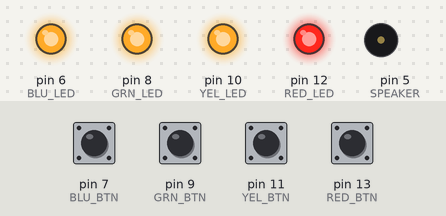
This sketch was run on a simulated Arduino Uno, built with avr-gcc and run on an emulated ATmega328P. Shown: output pins drawn as LEDs (lit = HIGH), buzzer (waves = sounding). Dashed ring = blinking. Inputs (shaded band) come from the test bench; at power-on: pin 7 (BLU_BTN), pin 9 (GRN_BTN), pin 11 (YEL_BTN), pin 13 (RED_BTN) HIGH. Random numbers use the default seed unless the sketch sets one.

Above: at 1.2 s.
1.3 s: pin 7 (BLU_BTN) pulled LOW for 0.15 s
At 2.2 s:
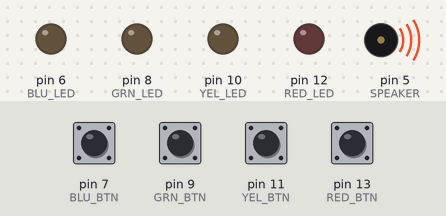
4.4 s: pin 9 (GRN_BTN) pulled LOW for 0.15 s
At 6.2 s:
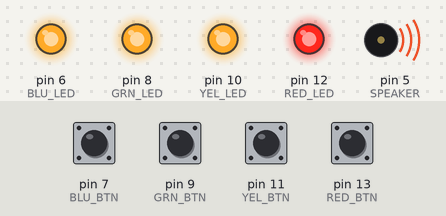
7.5 s: pin 11 (YEL_BTN) pulled LOW for 0.15 s
At 10.0 s:
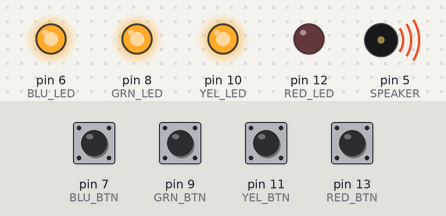
10.6 s: pin 13 (RED_BTN) pulled LOW for 0.15 s
At 13.1 s:
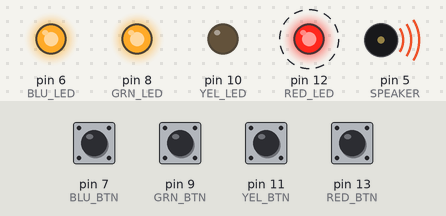
13.7 s: pin 7 (BLU_BTN) pulled LOW for 1 s
At 14.1 s:
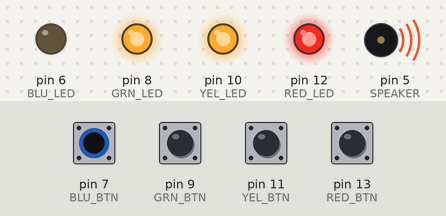
17.7 s: pin 9 (GRN_BTN) pulled LOW for 1 s
At 22.6 s:
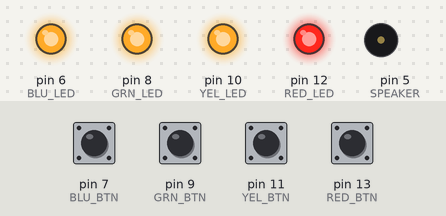
Timing chart, 0 to 30.9 s (numbered marks = the images above; inputs shaded):
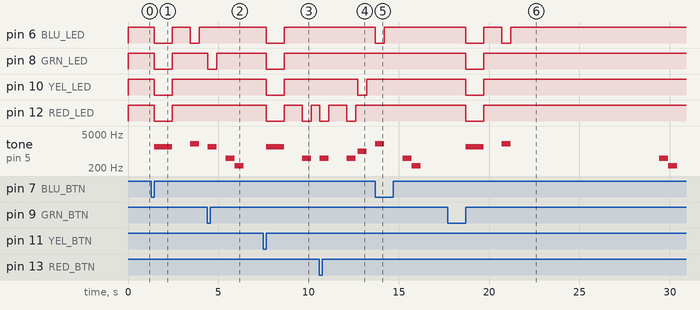

The sketch:

Simon_Says.ino
```cpp
/* FILE:    Simon_Says
   DATE:    19/09/16
   VERSION: 0.1
   AUTHOR:  Andrew Davies

19/09/16 version 0.1: Original version

THIS SOFTWARE IS PROVIDED "AS IS". HOBBY COMPONENTS MAKES NO WARRANTIES, WHETHER
EXPRESS, IMPLIED OR STATUTORY, INCLUDING, BUT NOT LIMITED TO, IMPLIED WARRANTIES OF
MERCHANTABILITY AND FITNESS FOR A PARTICULAR PURPOSE, ACCURACY OR LACK OF NEGLIGENCE.
HOBBY COMPONENTS SHALL NOT, IN ANY CIRCUMSTANCES, BE LIABLE FOR ANY DAMAGES,
INCLUDING, BUT NOT LIMITED TO, SPECIAL, INCIDENTAL OR CONSEQUENTIAL DAMAGES FOR ANY
REASON WHATSOEVER.
*/

#define LEVELS 10  //Sets the number of levels

/* Digital pins for the 4 LED's and buttons */
#define RED_LED 12
#define YEL_LED 10
#define GRN_LED 8
#define BLU_LED 6

#define RED_BTN 13
#define YEL_BTN 11
#define GRN_BTN 9
#define BLU_BTN 7

#define SPEAKER 5

#define OFF HIGH //LED OFF state.
#define ON LOW   //LED ON state.

/* A very simple tune to play if the player completes the game */
unsigned int melody[] = {262, 196, 196, 220, 196, 0, 247, 262};

byte Pattern[LEVELS]; // Stores the random pattern of colours


void setup()
{
  /* Set all LED pins to outputs */
  pinMode(RED_LED, OUTPUT);
  pinMode(YEL_LED, OUTPUT);
  pinMode(GRN_LED, OUTPUT);
  pinMode(BLU_LED, OUTPUT);
  All_LEDs(OFF);

  /* Set all button pins to inputs with pullup resistor */
  pinMode(RED_BTN, INPUT_PULLUP);
  pinMode(YEL_BTN, INPUT_PULLUP);
  pinMode(GRN_BTN, INPUT_PULLUP);
  pinMode(BLU_BTN, INPUT_PULLUP);
}


void loop()
{
  int Level = 0;

  /* Wait for the player to press a button to start a new game */
  StartNewGame();

  /* Create a new random pattern of colours */
  GeneratePattern();

  do // Loop for each completed level
  {
    delay(1000);

    Level++; // Move to the next level

    PlayPattern(Level); // Play the pattern for the current level
  }while(GetPlayerPattern(Level) && Level < LEVELS); // If player keyed the correct sequence and it's not the last level then loop back


  /* Game has now ended so check if player got to the last level */
  if(Level == LEVELS)
    PlayWinMelody();
  else
    PlayLoseMelody();
}


/* Waits for the player to press a button */
void StartNewGame(void)
{
  while(WaitForButton() == 0);
  while(GetButton(RED_BTN) || GetButton(YEL_BTN) || GetButton(GRN_BTN) || GetButton(BLU_BTN));
  tone(SPEAKER, 1500, 1000);
  All_LEDs(ON);
  delay(1000);
  All_LEDs(OFF);
}


/* Fills the pattern array with a new set of random LED colours */
void GeneratePattern(void)
{
  for(int i = 0; i < LEVELS; i++)
  {
    byte Colour = random(0, 4);

    switch(Colour)
    {
      case(0):
        Pattern[i] = RED_LED;
        break;

      case(1):
        Pattern[i] = YEL_LED;
        break;

      case(2):
        Pattern[i] = GRN_LED;
        break;

      case(3):
        Pattern[i] = BLU_LED;
        break;
    }
  }
}


/* Plays the LED pattern stored in the pattern array up to the specified level */
void PlayPattern(byte Level)
{
    for(int i = 0; i < Level; i++)
    {
    PlayLEDTone(Pattern[i]);

    digitalWrite(Pattern[i], ON);
    delay(500);
    digitalWrite(Pattern[i], OFF);
    delay(100);
    }
}


/* Reads the player inputs and checks them against the stored pattern.
 * If it is correct then it will return true, if not false */
boolean GetPlayerPattern(byte Level)
{
  byte i = 0;
  byte Button;
  do
  {
    Button = WaitForButton();
    PlayLEDTone(Button);
    digitalWrite(Button, ON);
    delay(500);
    digitalWrite(Button, OFF);
    while(GetButton(RED_BTN) || GetButton(YEL_BTN) || GetButton(GRN_BTN) || GetButton(BLU_BTN));
    i++;
  }while(i < Level && Pattern[i-1] == Button);

  if(i == Level && Pattern[i-1] == Button)
    return true;

  return false;
}


/* Gets the current state of a button. If pressed it will read it several times to check for button bounce
 * Returns true if the button is pressed */
boolean GetButton(byte Button)
{
  boolean State = true;

  for(byte i = 0; i < 254; i++)
    if(digitalRead(Button))
      State = false;

  return State;
}


/* Waits for any of the 4 buttons to be pressed. Times out after 5 seconds otherwise returns the button that was pressed */
byte WaitForButton()
{
  unsigned int Timeout = 500;
  while(Timeout > 0)
  {
    if(GetButton(RED_BTN))
      return RED_LED;
    if(GetButton(YEL_BTN))
      return YEL_LED;
    if(GetButton(GRN_BTN))
      return GRN_LED;
    if(GetButton(BLU_BTN))
      return BLU_LED;

    delay(10);
    Timeout--;
  }
  return 0;
}


/* Plays a single tone. The frequency of which is dependent on the specified LED */
void PlayLEDTone(byte Led)
{
  switch(Led)
    {
      case(RED_LED):
        tone(SPEAKER, 500, 500);
        break;
      case(YEL_LED):
        tone(SPEAKER, 1000, 500);
        break;
      case(GRN_LED):
        tone(SPEAKER, 1500, 500);
        break;
      case(BLU_LED):
        tone(SPEAKER, 2000, 500);
        break;
    }
}


/* Sets all 4 LED's to either on or off */
void All_LEDs(boolean State)
{
  digitalWrite(RED_LED, State);
  digitalWrite(YEL_LED, State);
  digitalWrite(GRN_LED, State);
  digitalWrite(BLU_LED, State);
}


/* Plays the game won melody */
void PlayWinMelody(void)
{
  for(byte i = 0; i < 8; i++)
  {
    tone(SPEAKER, melody[i], 200);
      All_LEDs(i % 2);
      delay(200);
  }
}

/* Plays the game lost melody */
void PlayLoseMelody(void)
{
  delay(500);
  tone(SPEAKER, 500, 500);
  delay(500);
  tone(SPEAKER, 250, 500);
  delay(500);
}
```

Measured:
- after the input at 1.3 s, pin 6 (BLU_LED): HIGH → LOW after 0.15 s, → HIGH 1.0 s later, → LOW 1.0 s later, → HIGH 0.50 s later; pin 8 (GRN_LED), pin 10 (YEL_LED), pin 12 (RED_LED): HIGH → LOW after 0.15 s, → HIGH 1.0 s later; tone on pin 5 (SPEAKER): silent → 1500 Hz after 0.15 s, → silent 1.0 s later, → 2000 Hz 1.0 s later, → silent 0.50 s later
- after the input at 4.4 s, pin 8 (GRN_LED): HIGH → LOW at once, → HIGH 0.50 s later; tone on pin 5 (SPEAKER): plays 1500 Hz for 0.50 s, 500 Hz for 0.50 s, 250 Hz for 0.50 s, starting at once
- after the input at 7.5 s, pin 6 (BLU_LED), pin 8 (GRN_LED), pin 10 (YEL_LED): HIGH → LOW after 0.15 s, → HIGH 1.0 s later; pin 12 (RED_LED): HIGH → LOW after 0.15 s, → HIGH 1.0 s later, → LOW 1.0 s later, → HIGH 0.50 s later; tone on pin 5 (SPEAKER): silent → 1500 Hz after 0.15 s, → silent 1.0 s later, → 500 Hz 1.0 s later, → silent 0.50 s later
- after the input at 10.6 s, pin 10 (YEL_LED): HIGH → LOW after 2.1 s, → HIGH 0.50 s later; pin 12 (RED_LED): alternates HIGH for 1.0 s and LOW for 0.50 s, starting at once; tone on pin 5 (SPEAKER): plays 500 Hz for 0.50 s, 500 Hz for 0.50 s, 1000 Hz for 0.50 s, starting at once
- after the input at 13.7 s, pin 6 (BLU_LED): HIGH → LOW at once, → HIGH 0.50 s later; tone on pin 5 (SPEAKER): plays 2000 Hz for 0.50 s, 500 Hz for 0.50 s, 250 Hz for 0.50 s, starting at once
- after the input at 17.7 s, pin 6 (BLU_LED): HIGH → LOW after 1.0 s, → HIGH 1.0 s later, → LOW 1.0 s later, → HIGH 0.50 s later; pin 8 (GRN_LED), pin 10 (YEL_LED), pin 12 (RED_LED): HIGH → LOW after 1.0 s, → HIGH 1.0 s later; tone on pin 5 (SPEAKER): plays 1500 Hz for 1.0 s, 2000 Hz for 0.50 s, 500 Hz for 0.50 s, 250 Hz for 0.50 s, starting after 1.0 s
